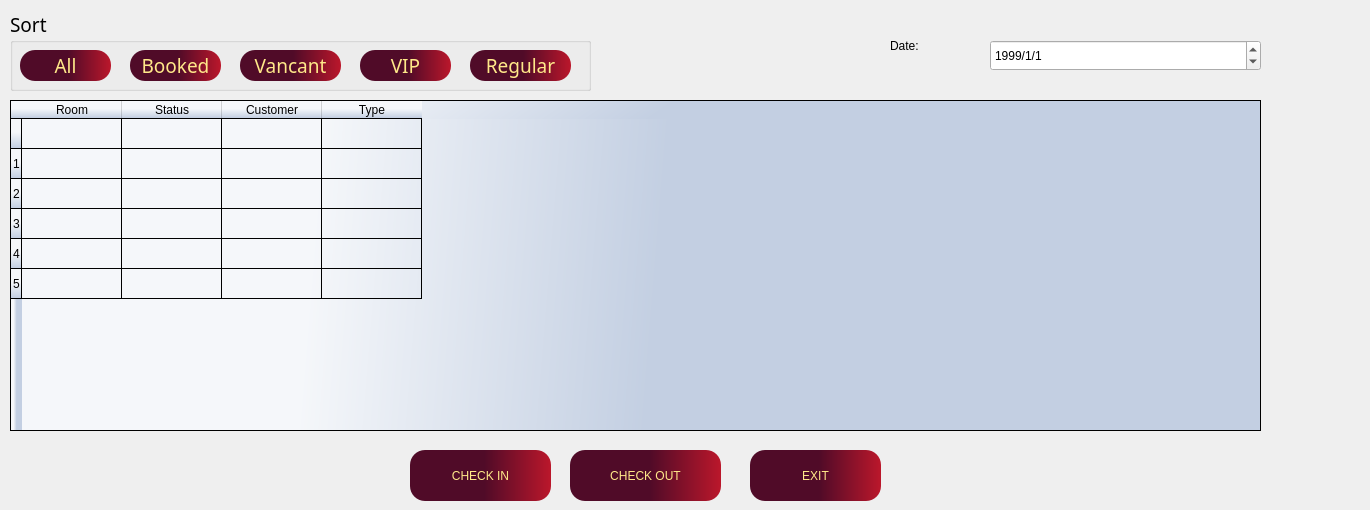
    <widget class="QWidget" name="widget">
     <attribute name="title">
      <string>Room Management</string>
     </attribute>
     <widget class="QPushButton" name="pushButton_exit">
      <property name="geometry">
       <rect>
        <x>750</x>
        <y>450</y>
        <width>131</width>
        <height>51</height>
       </rect>
      </property>
      <property name="styleSheet">
       <string notr="true">border-radius: 15px;
font: 75 15pt &quot;#9Slide03 SFU Toledo Bold&quot;;
color: rgb(255, 232, 137);
background-color: qlineargradient(spread:pad, x1:0, y1:0, x2:1, y2:0, stop:0.527363 rgba(80, 11, 40, 255), stop:1 rgba(187, 23, 43, 255));
</string>
      </property>
      <property name="text">
       <string>EXIT</string>
      </property>
      <property name="icon">
       <iconset>
        <normaloff>../../TranHieuKieuDuyen_K244111457_K24411E/Midterm_TranHieuKieuDuyen/WarehouseManagement/images/close.webp</normaloff>../../TranHieuKieuDuyen_K244111457_K24411E/Midterm_TranHieuKieuDuyen/WarehouseManagement/images/close.webp</iconset>
      </property>
      <property name="iconSize">
       <size>
        <width>30</width>
        <height>30</height>
       </size>
      </property>
     </widget>
     <widget class="QPushButton" name="pushButton_checkout">
      <property name="geometry">
       <rect>
        <x>570</x>
        <y>450</y>
        <width>151</width>
        <height>51</height>
       </rect>
      </property>
      <property name="styleSheet">
       <string notr="true">border-radius: 15px;
font: 75 15pt &quot;#9Slide03 SFU Toledo Bold&quot;;
color: rgb(255, 232, 137);
background-color: qlineargradient(spread:pad, x1:0, y1:0, x2:1, y2:0, stop:0.527363 rgba(80, 11, 40, 255), stop:1 rgba(187, 23, 43, 255));
</string>
      </property>
      <property name="text">
       <string>CHECK OUT</string>
      </property>
      <property name="icon">
       <iconset>
        <normaloff>../../Downloads/187510.png</normaloff>../../Downloads/187510.png</iconset>
      </property>
      <property name="iconSize">
       <size>
        <width>30</width>
        <height>30</height>
       </size>
      </property>
     </widget>
     <widget class="QTableWidget" name="tableWidget_Room">
      <property name="geometry">
       <rect>
        <x>10</x>
        <y>100</y>
        <width>1251</width>
        <height>331</height>
       </rect>
      </property>
      <property name="sizePolicy">
       <sizepolicy hsizetype="Expanding" vsizetype="Expanding">
        <horstretch>0</horstretch>
        <verstretch>0</verstretch>
       </sizepolicy>
      </property>
      <property name="maximumSize">
       <size>
        <width>16777215</width>
        <height>411</height>
       </size>
      </property>
      <property name="styleSheet">
       <string notr="true">background-color: qlineargradient(spread:pad, x1:0, y1:0.733, x2:0.51194, y2:0.744, stop:0.457711 rgba(245, 247, 250, 255), stop:1 rgba(195, 207, 226, 255));
</string>
      </property>
      <row>
       <property name="text">
        <string/>
       </property>
      </row>
      <row>
       <property name="text">
        <string>1</string>
       </property>
      </row>
      <row>
       <property name="text">
        <string>2</string>
       </property>
      </row>
      <row>
       <property name="text">
        <string>3</string>
       </property>
      </row>
      <row>
       <property name="text">
        <string>4</string>
       </property>
      </row>
      <row>
       <property name="text">
        <string>5</string>
       </property>
      </row>
      <column>
       <property name="text">
        <string>Room</string>
       </property>
      </column>
      <column>
       <property name="text">
        <string>Status</string>
       </property>
      </column>
      <column>
       <property name="text">
        <string>Customer</string>
       </property>
      </column>
      <column>
       <property name="text">
        <string>Type</string>
       </property>
      </column>
     </widget>
     <widget class="QDateEdit" name="dateEdit_date">
      <property name="geometry">
       <rect>
        <x>990</x>
        <y>40</y>
        <width>271</width>
        <height>31</height>
       </rect>
      </property>
      <property name="dateTime">
       <datetime>
        <hour>0</hour>
        <minute>0</minute>
        <second>0</second>
        <year>1999</year>
        <month>1</month>
        <day>1</day>
       </datetime>
      </property>
      <property name="displayFormat">
       <string>yyyy/M/d</string>
      </property>
     </widget>
     <widget class="QLabel" name="label">
      <property name="geometry">
       <rect>
        <x>890</x>
        <y>30</y>
        <width>81</width>
        <height>31</height>
       </rect>
      </property>
      <property name="styleSheet">
       <string notr="true">font: 75 20pt &quot;#9Slide03 SFU Toledo Bold&quot;;
color: rgb(0, 0, 0);

</string>
      </property>
      <property name="text">
       <string>Date:</string>
      </property>
     </widget>
     <widget class="QPushButton" name="pushButton_checkin">
      <property name="geometry">
       <rect>
        <x>410</x>
        <y>450</y>
        <width>141</width>
        <height>51</height>
       </rect>
      </property>
      <property name="styleSheet">
       <string notr="true">border-radius: 15px;
font: 75 15pt &quot;#9Slide03 SFU Toledo Bold&quot;;
color: rgb(255, 232, 137);
background-color: qlineargradient(spread:pad, x1:0, y1:0, x2:1, y2:0, stop:0.527363 rgba(80, 11, 40, 255), stop:1 rgba(187, 23, 43, 255));
</string>
      </property>
      <property name="text">
       <string>CHECK IN</string>
      </property>
      <property name="icon">
       <iconset>
        <normaloff>../../Downloads/Tick.webp</normaloff>../../Downloads/Tick.webp</iconset>
      </property>
      <property name="iconSize">
       <size>
        <width>30</width>
        <height>30</height>
       </size>
      </property>
     </widget>
     <widget class="QGroupBox" name="groupBox_3">
      <property name="geometry">
       <rect>
        <x>10</x>
        <y>10</y>
        <width>581</width>
        <height>81</height>
       </rect>
      </property>
      <property name="font">
       <font>
        <family>SFU Toledo</family>
        <pointsize>14</pointsize>
        <weight>7</weight>
        <italic>false</italic>
        <bold>false</bold>
       </font>
      </property>
      <property name="title">
       <string>Sort</string>
      </property>
      <widget class="QPushButton" name="pushButton_booked">
       <property name="geometry">
        <rect>
         <x>120</x>
         <y>40</y>
         <width>91</width>
         <height>31</height>
        </rect>
       </property>
       <property name="styleSheet">
        <string notr="true">border-radius: 15px;
border-radius: 15px;
font: 75 15pt &quot;#9Slide03 SFU Toledo Bold&quot;;
color: rgb(255, 232, 137);
background-color: qlineargradient(spread:pad, x1:0, y1:0, x2:1, y2:0, stop:0.527363 rgba(80, 11, 40, 255), stop:1 rgba(187, 23, 43, 255));</string>
       </property>
       <property name="text">
        <string>Booked</string>
       </property>
      </widget>
      <widget class="QPushButton" name="pushButton_vacant">
       <property name="geometry">
        <rect>
         <x>230</x>
         <y>40</y>
         <width>101</width>
         <height>31</height>
        </rect>
       </property>
       <property name="styleSheet">
        <string notr="true">border-radius: 15px;
font: 75 15pt &quot;#9Slide03 SFU Toledo Bold&quot;;
color: rgb(255, 232, 137);
background-color: qlineargradient(spread:pad, x1:0, y1:0, x2:1, y2:0, stop:0.527363 rgba(80, 11, 40, 255), stop:1 rgba(187, 23, 43, 255));</string>
       </property>
       <property name="text">
        <string>Vancant</string>
       </property>
      </widget>
      <widget class="QPushButton" name="pushButton_all">
       <property name="geometry">
        <rect>
         <x>10</x>
         <y>40</y>
         <width>91</width>
         <height>31</height>
        </rect>
       </property>
       <property name="styleSheet">
        <string notr="true">border-radius: 15px;
font: 75 15pt &quot;#9Slide03 SFU Toledo Bold&quot;;
color: rgb(255, 232, 137);
background-color: qlineargradient(spread:pad, x1:0, y1:0, x2:1, y2:0, stop:0.527363 rgba(80, 11, 40, 255), stop:1 rgba(187, 23, 43, 255));
</string>
       </property>
       <property name="text">
        <string>All</string>
       </property>
      </widget>
      <widget class="QPushButton" name="pushButton_vip">
       <property name="geometry">
        <rect>
         <x>350</x>
         <y>40</y>
         <width>91</width>
         <height>31</height>
        </rect>
       </property>
       <property name="styleSheet">
        <string notr="true">border-radius: 15px;
border-radius: 15px;
font: 75 15pt &quot;#9Slide03 SFU Toledo Bold&quot;;
color: rgb(255, 232, 137);
background-color: qlineargradient(spread:pad, x1:0, y1:0, x2:1, y2:0, stop:0.527363 rgba(80, 11, 40, 255), stop:1 rgba(187, 23, 43, 255));</string>
       </property>
       <property name="text">
        <string>VIP</string>
       </property>
      </widget>
      <widget class="QPushButton" name="pushButton_regular">
       <property name="geometry">
        <rect>
         <x>460</x>
         <y>40</y>
         <width>101</width>
         <height>31</height>
        </rect>
       </property>
       <property name="styleSheet">
        <string notr="true">border-radius: 15px;
border-radius: 15px;
font: 75 15pt &quot;#9Slide03 SFU Toledo Bold&quot;;
color: rgb(255, 232, 137);
background-color: qlineargradient(spread:pad, x1:0, y1:0, x2:1, y2:0, stop:0.527363 rgba(80, 11, 40, 255), stop:1 rgba(187, 23, 43, 255));</string>
       </property>
       <property name="text">
        <string>Regular</string>
       </property>
      </widget>
     </widget>
     <widget class="QLabel" name="label_3">
      <property name="geometry">
       <rect>
        <x>-70</x>
        <y>-320</y>
        <width>1361</width>
        <height>331</height>
       </rect>
      </property>
      <property name="sizePolicy">
       <sizepolicy hsizetype="Expanding" vsizetype="Expanding">
        <horstretch>0</horstretch>
        <verstretch>0</verstretch>
       </sizepolicy>
      </property>
      <property name="text">
       <string/>
      </property>
      <property name="pixmap">
       <pixmap>../Final_Project/HotelManagement/images/Cover.png</pixmap>
      </property>
      <property name="scaledContents">
       <bool>true</bool>
      </property>
     </widget>
     <zorder>tableWidget_Room</zorder>
     <zorder>pushButton_exit</zorder>
     <zorder>pushButton_checkout</zorder>
     <zorder>dateEdit_date</zorder>
     <zorder>label</zorder>
     <zorder>pushButton_checkin</zorder>
     <zorder>groupBox_3</zorder>
     <zorder>label_3</zorder>
    </widget>
